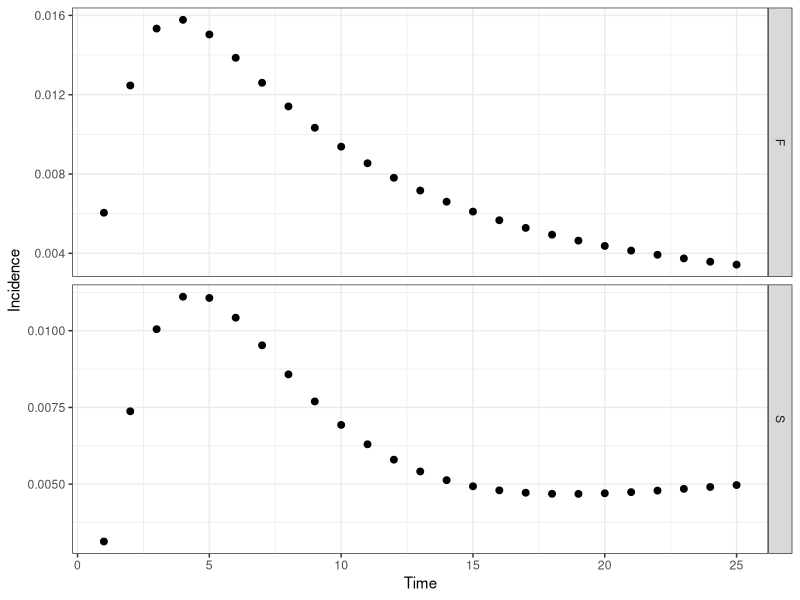

The R script that drew this image:
# CF McQuaid & RMGJ Houben
# Start 21/04/2017 ---> current version 26/04/2017
# Cohort model of TB including regression and a slow stream
########################################
#         ^     ^     ^     ^          #
#      -> Q <-> S <-> C <-> Y -> M     # Q - Quiescent, S - Subclinical, C - Minimal (C+S-), Y - Disseminated (C+S+, symptomatic), M - Death (due to disease)
#     /   ^     ^                      #
#    E    |     |                      # E - Recently Infected
#     \   v     v                      #
#      -> K <-> Z                      # K - Quiescent (slow stream), Z- Subclinical (slow stream),
#         v     v                      #
########################################
##set wd depending on who is coding/playing
setwd("C:/Users/cfmcquaid/Simulations")
#setwd("/Users/ReinHouben/Filr/ifolder/Applications (funding and jobs)/2016 - ERC starting grant/Rmodel_nathis/NatHistCoh")

#Next steps
# 1. get the prop inc disease after 5 years to 5%
###   How: play with Eq and Ek values, OR increase progression parameters
# 2. achieve 1 + start higher and sharper decrease in early years
###   How: change initial states to more realistic point, based on what prev of disease would be at screening
###   Also increase progression rates, while decreasing proportion that goes into the fast pathway

library("reshape2"); library("deSolve"); library("ggplot2"); library("plyr"); #source("Completed/theme_dark.R")
# Parameter sets: Average (), Wax (regression), Slow (slow), Full (regression, slow)
# Ax - rate from compartment A to compartment X, Omega - background mortality
paramA <- c(Eq=1.00, Ek=0.00, Qs=0.03, Qk=0.00, Kz=0.00, Kq=0.00, Sc=0.22, Sq=0.00, Sz=0.00, Zk=0.00, Zs=0.00, Cy=0.22, Cs=0.00, Ym=0.25, Yc=0.00, Omega=0.02)
paramW <- c(Eq=1.00, Ek=0.00, Qs=0.03, Qk=0.00, Kz=0.00, Kq=0.00, Sc=0.50, Sq=0.25, Sz=0.00, Zk=0.00, Zs=0.00, Cy=0.50, Cs=0.25, Ym=0.50, Yc=0.25, Omega=0.02)
paramS <- c(Eq=0.10, Ek=0.90, Qs=0.50, Qk=0.00, Kz=0.01, Kq=0.00, Sc=0.22, Sq=0.00, Sz=0.00, Zk=0.00, Zs=0.05, Cy=0.22, Cs=0.00, Ym=0.25, Yc=0.00, Omega=0.02)
paramF <- c(Eq=0.10, Ek=0.90, Qs=0.50, Qk=0.00, Kz=0.01, Kq=0.00, Sc=0.50, Sq=0.25, Sz=0.00, Zk=0.25, Zs=0.05, Cy=0.50, Cs=0.25, Ym=0.50, Yc=0.25, Omega=0.02)
# Initial states of compartments
state <- c(E=100000, Q=0, K=0, S=0, Z=0, C=0, Y=0, M=0)
# Timespan for simulation
times <- seq(0, 25, by = 1)
# ODEfunction
regr <- function(t, state, parameters){
  with(as.list(c(state, parameters)), {
   # rates of change
   dE <- - (Eq + Ek)*E
   dQ <- + Eq*E + Sq*S + Kq*K - (Qs + Qk + Omega)*Q
   dK <- + Ek*E + Zk*Z + Qk*Q - (Kz + Kq + Omega)*K
   dS <- + Qs*Q + Cs*C + Zs*Z - (Sc + Sq + Sz + Omega)*S
   dZ <- + Kz*K + Sz*S - (Zk + Zs + Omega)*Z
   dC <- + Sc*S + Yc*Y - (Cs + Cy + Omega)*C
   dY <- + Cy*C -(Yc + Ym + Omega)*Y
   dM <- + Ym*Y
   # return the rate of change
   list(c(dE, dQ, dK, dS, dZ, dC, dY, dM))
  })
}
# Calculations
outA <- ode(y = state, times = times, func = regr, parms = paramA); outW <- ode(y = state, times = times, func = regr, parms = paramW); outS <- ode(y = state, times = times, func = regr, parms = paramS); outF <- ode(y = state, times = times, func = regr, parms = paramF)
outA <- as.data.frame(outA); outW <- as.data.frame(outW); outS <- as.data.frame(outS); outF <- as.data.frame(outF)
# Removing the first data point at time zero as we only sample after a year
outA <- outA[-c(1), ]; outW <- outW[-c(1), ]; outS <- outS[-c(1), ]; outF <- outF[-c(1), ]; 
# Formatting the data for plotting - putting into a melted data.fame, with additional columns for the source matrix and the incidence rate
outA$rate <- outA$S*paramA["Sc"] / rowSums(outA[2:9]); outW$rate <- outW$S*paramW["Sc"] / rowSums(outW[2:9]); outS$rate <- outS$S*paramS["Sc"] / rowSums(outS[2:9]); outF$rate <- outF$S*paramF["Sc"] / rowSums(outF[2:9]);
outA <- melt(outA, id.vars = c("time")); outW <- melt(outW, id.vars = c("time")); outS <- melt(outS, id.vars = c("time")); outF <- melt(outF, id.vars = c("time"))
outA$source <- "A"; outW$source <- "W"; outS$source <- "S"; outF$source <- "F"
out <- rbind(outA, outW, outS, outF)
# Plot output
theme_set(theme_bw())
##all scenarios
# ggplot(out[out$variable %in% c("rate"), ], aes(time, value)) + geom_point(size=2) + labs(x = "Time", y = "Incidence") + facet_grid(source ~ . , scales = "free")
##slow and slow+regression only (S+F)
out2 <- subset(out, source=='F' | source == 'S', select=time:source)  
ggplot(out2[out2$variable %in% c("rate"), ], aes(time, value)) + geom_point(size=2) + labs(x = "Time", y = "Incidence") + facet_grid(source ~ . , scales = "free")

# Fitting parameters and state: proportion of individuals disease or dead (due to TB) after Otime years, using parameter set Osource
Osource <- "S"; Otime <- 5
Osize <- out[which(out$source == Osource & out$variable %in% c("Q", "S", "K", "Z",  "C", "Y", "M") & out$time == Otime), ];
Orate <- out[which(out$source == Osource & out$variable %in% c("rate") & out$time %in% c(1:Otime)), ]
# Cumulative incidence: total incidence including those that may have regressed
sum(Orate$value)
# Point prevalence: total incidence excluding those that may have regressed
sum(Osize$value[Osize$variable %in% c("C", "Y", "M")]) / sum(Osize$value)
